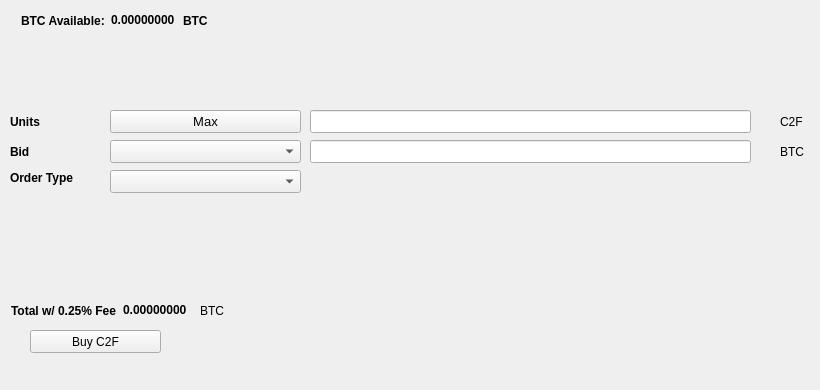
   <widget class="QWidget" name="BuyTab">
    <attribute name="title">
     <string>Buy</string>
    </attribute>
    <widget class="QPushButton" name="BuyC2F">
     <property name="geometry">
      <rect>
       <x>30</x>
       <y>330</y>
       <width>131</width>
       <height>23</height>
      </rect>
     </property>
     <property name="text">
      <string>Buy C2F</string>
     </property>
     <property name="icon">
      <iconset resource="../c2fcoin.qrc">
       <normaloff>:/icons/bitcoin</normaloff>:/icons/bitcoin</iconset>
     </property>
    </widget>
    <widget class="QLabel" name="label_3">
     <property name="geometry">
      <rect>
       <x>10</x>
       <y>110</y>
       <width>46</width>
       <height>23</height>
      </rect>
     </property>
     <property name="font">
      <font>
       <weight>75</weight>
       <bold>true</bold>
      </font>
     </property>
     <property name="text">
      <string>Units</string>
     </property>
    </widget>
    <widget class="QLineEdit" name="UnitsInput">
     <property name="geometry">
      <rect>
       <x>310</x>
       <y>110</y>
       <width>441</width>
       <height>23</height>
      </rect>
     </property>
     <property name="font">
      <font>
       <pointsize>9</pointsize>
       <weight>75</weight>
       <bold>true</bold>
      </font>
     </property>
    </widget>
    <widget class="QLineEdit" name="BuyBidPriceEdit">
     <property name="geometry">
      <rect>
       <x>310</x>
       <y>140</y>
       <width>441</width>
       <height>23</height>
      </rect>
     </property>
     <property name="font">
      <font>
       <pointsize>9</pointsize>
       <weight>75</weight>
       <bold>true</bold>
      </font>
     </property>
    </widget>
    <widget class="QLabel" name="label_4">
     <property name="geometry">
      <rect>
       <x>780</x>
       <y>110</y>
       <width>31</width>
       <height>23</height>
      </rect>
     </property>
     <property name="text">
      <string>C2F</string>
     </property>
    </widget>
    <widget class="QLabel" name="label_5">
     <property name="geometry">
      <rect>
       <x>780</x>
       <y>140</y>
       <width>31</width>
       <height>23</height>
      </rect>
     </property>
     <property name="text">
      <string>BTC</string>
     </property>
    </widget>
    <widget class="QLabel" name="label_6">
     <property name="geometry">
      <rect>
       <x>10</x>
       <y>140</y>
       <width>46</width>
       <height>23</height>
      </rect>
     </property>
     <property name="font">
      <font>
       <weight>75</weight>
       <bold>true</bold>
      </font>
     </property>
     <property name="text">
      <string>Bid</string>
     </property>
    </widget>
    <widget class="QLabel" name="label_7">
     <property name="geometry">
      <rect>
       <x>10</x>
       <y>170</y>
       <width>91</width>
       <height>16</height>
      </rect>
     </property>
     <property name="font">
      <font>
       <weight>75</weight>
       <bold>true</bold>
      </font>
     </property>
     <property name="text">
      <string>Order Type</string>
     </property>
    </widget>
    <widget class="QPushButton" name="Buy_Max_Amount">
     <property name="geometry">
      <rect>
       <x>110</x>
       <y>110</y>
       <width>191</width>
       <height>23</height>
      </rect>
     </property>
     <property name="font">
      <font>
       <pointsize>10</pointsize>
      </font>
     </property>
     <property name="text">
      <string>Max</string>
     </property>
    </widget>
    <widget class="QComboBox" name="BuyBidcomboBox">
     <property name="geometry">
      <rect>
       <x>110</x>
       <y>140</y>
       <width>191</width>
       <height>23</height>
      </rect>
     </property>
     <property name="font">
      <font>
       <pointsize>10</pointsize>
      </font>
     </property>
    </widget>
    <widget class="QComboBox" name="buyOrdertypeCombo">
     <property name="geometry">
      <rect>
       <x>110</x>
       <y>170</y>
       <width>191</width>
       <height>23</height>
      </rect>
     </property>
     <property name="font">
      <font>
       <pointsize>10</pointsize>
      </font>
     </property>
    </widget>
    <widget class="QWidget" name="layoutWidget1">
     <property name="geometry">
      <rect>
       <x>21</x>
       <y>11</y>
       <width>227</width>
       <height>19</height>
      </rect>
     </property>
     <layout class="QHBoxLayout" name="horizontalLayout_3">
      <item>
       <widget class="QLabel" name="label232">
        <property name="font">
         <font>
          <weight>75</weight>
          <bold>true</bold>
         </font>
        </property>
        <property name="text">
         <string>BTC Available:</string>
        </property>
       </widget>
      </item>
      <item>
       <widget class="QLabel" name="BtcAvailableLbl">
        <property name="palette">
         <palette>
          <active>
           <colorrole role="WindowText">
            <brush brushstyle="SolidPattern">
             <color alpha="255">
              <red>0</red>
              <green>0</green>
              <blue>0</blue>
             </color>
            </brush>
           </colorrole>
           <colorrole role="Button">
            <brush brushstyle="SolidPattern">
             <color alpha="255">
              <red>0</red>
              <green>170</green>
              <blue>0</blue>
             </color>
            </brush>
           </colorrole>
           <colorrole role="Light">
            <brush brushstyle="SolidPattern">
             <color alpha="255">
              <red>0</red>
              <green>255</green>
              <blue>0</blue>
             </color>
            </brush>
           </colorrole>
           <colorrole role="Midlight">
            <brush brushstyle="SolidPattern">
             <color alpha="255">
              <red>0</red>
              <green>212</green>
              <blue>0</blue>
             </color>
            </brush>
           </colorrole>
           <colorrole role="Dark">
            <brush brushstyle="SolidPattern">
             <color alpha="255">
              <red>0</red>
              <green>85</green>
              <blue>0</blue>
             </color>
            </brush>
           </colorrole>
           <colorrole role="Mid">
            <brush brushstyle="SolidPattern">
             <color alpha="255">
              <red>0</red>
              <green>113</green>
              <blue>0</blue>
             </color>
            </brush>
           </colorrole>
           <colorrole role="Text">
            <brush brushstyle="SolidPattern">
             <color alpha="255">
              <red>0</red>
              <green>170</green>
              <blue>0</blue>
             </color>
            </brush>
           </colorrole>
           <colorrole role="BrightText">
            <brush brushstyle="SolidPattern">
             <color alpha="255">
              <red>255</red>
              <green>255</green>
              <blue>255</blue>
             </color>
            </brush>
           </colorrole>
           <colorrole role="ButtonText">
            <brush brushstyle="SolidPattern">
             <color alpha="255">
              <red>0</red>
              <green>0</green>
              <blue>0</blue>
             </color>
            </brush>
           </colorrole>
           <colorrole role="Base">
            <brush brushstyle="SolidPattern">
             <color alpha="255">
              <red>255</red>
              <green>255</green>
              <blue>255</blue>
             </color>
            </brush>
           </colorrole>
           <colorrole role="Window">
            <brush brushstyle="SolidPattern">
             <color alpha="255">
              <red>0</red>
              <green>170</green>
              <blue>0</blue>
             </color>
            </brush>
           </colorrole>
           <colorrole role="Shadow">
            <brush brushstyle="SolidPattern">
             <color alpha="255">
              <red>0</red>
              <green>0</green>
              <blue>0</blue>
             </color>
            </brush>
           </colorrole>
           <colorrole role="AlternateBase">
            <brush brushstyle="SolidPattern">
             <color alpha="255">
              <red>127</red>
              <green>212</green>
              <blue>127</blue>
             </color>
            </brush>
           </colorrole>
           <colorrole role="ToolTipBase">
            <brush brushstyle="SolidPattern">
             <color alpha="255">
              <red>255</red>
              <green>255</green>
              <blue>220</blue>
             </color>
            </brush>
           </colorrole>
           <colorrole role="ToolTipText">
            <brush brushstyle="SolidPattern">
             <color alpha="255">
              <red>0</red>
              <green>0</green>
              <blue>0</blue>
             </color>
            </brush>
           </colorrole>
          </active>
          <inactive>
           <colorrole role="WindowText">
            <brush brushstyle="SolidPattern">
             <color alpha="255">
              <red>0</red>
              <green>0</green>
              <blue>0</blue>
             </color>
            </brush>
           </colorrole>
           <colorrole role="Button">
            <brush brushstyle="SolidPattern">
             <color alpha="255">
              <red>0</red>
              <green>170</green>
              <blue>0</blue>
             </color>
            </brush>
           </colorrole>
           <colorrole role="Light">
            <brush brushstyle="SolidPattern">
             <color alpha="255">
              <red>0</red>
              <green>255</green>
              <blue>0</blue>
             </color>
            </brush>
           </colorrole>
           <colorrole role="Midlight">
            <brush brushstyle="SolidPattern">
             <color alpha="255">
              <red>0</red>
              <green>212</green>
              <blue>0</blue>
             </color>
            </brush>
           </colorrole>
           <colorrole role="Dark">
            <brush brushstyle="SolidPattern">
             <color alpha="255">
              <red>0</red>
              <green>85</green>
              <blue>0</blue>
             </color>
            </brush>
           </colorrole>
           <colorrole role="Mid">
            <brush brushstyle="SolidPattern">
             <color alpha="255">
              <red>0</red>
              <green>113</green>
              <blue>0</blue>
             </color>
            </brush>
           </colorrole>
           <colorrole role="Text">
            <brush brushstyle="SolidPattern">
             <color alpha="255">
              <red>0</red>
              <green>170</green>
              <blue>0</blue>
             </color>
            </brush>
           </colorrole>
           <colorrole role="BrightText">
            <brush brushstyle="SolidPattern">
             <color alpha="255">
              <red>255</red>
              <green>255</green>
              <blue>255</blue>
             </color>
            </brush>
           </colorrole>
           <colorrole role="ButtonText">
            <brush brushstyle="SolidPattern">
             <color alpha="255">
              <red>0</red>
              <green>0</green>
              <blue>0</blue>
             </color>
            </brush>
           </colorrole>
           <colorrole role="Base">
            <brush brushstyle="SolidPattern">
             <color alpha="255">
              <red>255</red>
              <green>255</green>
              <blue>255</blue>
             </color>
            </brush>
           </colorrole>
           <colorrole role="Window">
            <brush brushstyle="SolidPattern">
             <color alpha="255">
              <red>0</red>
              <green>170</green>
              <blue>0</blue>
             </color>
            </brush>
           </colorrole>
           <colorrole role="Shadow">
            <brush brushstyle="SolidPattern">
             <color alpha="255">
              <red>0</red>
              <green>0</green>
              <blue>0</blue>
             </color>
            </brush>
           </colorrole>
           <colorrole role="AlternateBase">
            <brush brushstyle="SolidPattern">
             <color alpha="255">
              <red>127</red>
              <green>212</green>
              <blue>127</blue>
             </color>
            </brush>
           </colorrole>
           <colorrole role="ToolTipBase">
            <brush brushstyle="SolidPattern">
             <color alpha="255">
              <red>255</red>
              <green>255</green>
              <blue>220</blue>
             </color>
            </brush>
           </colorrole>
           <colorrole role="ToolTipText">
            <brush brushstyle="SolidPattern">
             <color alpha="255">
              <red>0</red>
              <green>0</green>
              <blue>0</blue>
             </color>
            </brush>
           </colorrole>
          </inactive>
          <disabled>
           <colorrole role="WindowText">
            <brush brushstyle="SolidPattern">
             <color alpha="255">
              <red>0</red>
              <green>85</green>
              <blue>0</blue>
             </color>
            </brush>
           </colorrole>
           <colorrole role="Button">
            <brush brushstyle="SolidPattern">
             <color alpha="255">
              <red>0</red>
              <green>170</green>
              <blue>0</blue>
             </color>
            </brush>
           </colorrole>
           <colorrole role="Light">
            <brush brushstyle="SolidPattern">
             <color alpha="255">
              <red>0</red>
              <green>255</green>
              <blue>0</blue>
             </color>
            </brush>
           </colorrole>
           <colorrole role="Midlight">
            <brush brushstyle="SolidPattern">
             <color alpha="255">
              <red>0</red>
              <green>212</green>
              <blue>0</blue>
             </color>
            </brush>
           </colorrole>
           <colorrole role="Dark">
            <brush brushstyle="SolidPattern">
             <color alpha="255">
              <red>0</red>
              <green>85</green>
              <blue>0</blue>
             </color>
            </brush>
           </colorrole>
           <colorrole role="Mid">
            <brush brushstyle="SolidPattern">
             <color alpha="255">
              <red>0</red>
              <green>113</green>
              <blue>0</blue>
             </color>
            </brush>
           </colorrole>
           <colorrole role="Text">
            <brush brushstyle="SolidPattern">
             <color alpha="255">
              <red>0</red>
              <green>85</green>
              <blue>0</blue>
             </color>
            </brush>
           </colorrole>
           <colorrole role="BrightText">
            <brush brushstyle="SolidPattern">
             <color alpha="255">
              <red>255</red>
              <green>255</green>
              <blue>255</blue>
             </color>
            </brush>
           </colorrole>
           <colorrole role="ButtonText">
            <brush brushstyle="SolidPattern">
             <color alpha="255">
              <red>0</red>
              <green>85</green>
              <blue>0</blue>
             </color>
            </brush>
           </colorrole>
           <colorrole role="Base">
            <brush brushstyle="SolidPattern">
             <color alpha="255">
              <red>0</red>
              <green>170</green>
              <blue>0</blue>
             </color>
            </brush>
           </colorrole>
           <colorrole role="Window">
            <brush brushstyle="SolidPattern">
             <color alpha="255">
              <red>0</red>
              <green>170</green>
              <blue>0</blue>
             </color>
            </brush>
           </colorrole>
           <colorrole role="Shadow">
            <brush brushstyle="SolidPattern">
             <color alpha="255">
              <red>0</red>
              <green>0</green>
              <blue>0</blue>
             </color>
            </brush>
           </colorrole>
           <colorrole role="AlternateBase">
            <brush brushstyle="SolidPattern">
             <color alpha="255">
              <red>0</red>
              <green>170</green>
              <blue>0</blue>
             </color>
            </brush>
           </colorrole>
           <colorrole role="ToolTipBase">
            <brush brushstyle="SolidPattern">
             <color alpha="255">
              <red>255</red>
              <green>255</green>
              <blue>220</blue>
             </color>
            </brush>
           </colorrole>
           <colorrole role="ToolTipText">
            <brush brushstyle="SolidPattern">
             <color alpha="255">
              <red>0</red>
              <green>0</green>
              <blue>0</blue>
             </color>
            </brush>
           </colorrole>
          </disabled>
         </palette>
        </property>
        <property name="font">
         <font>
          <weight>75</weight>
          <bold>true</bold>
         </font>
        </property>
        <property name="text">
         <string>0.00000000</string>
        </property>
        <property name="textInteractionFlags">
         <set>Qt::LinksAccessibleByMouse|Qt::TextSelectableByKeyboard|Qt::TextSelectableByMouse</set>
        </property>
       </widget>
      </item>
      <item>
       <widget class="QLabel" name="BtcAvailableLbl_2">
        <property name="font">
         <font>
          <weight>75</weight>
          <bold>true</bold>
         </font>
        </property>
        <property name="text">
         <string>BTC</string>
        </property>
       </widget>
      </item>
     </layout>
    </widget>
    <widget class="QWidget" name="layoutWidge2">
     <property name="geometry">
      <rect>
       <x>11</x>
       <y>301</y>
       <width>259</width>
       <height>19</height>
      </rect>
     </property>
     <layout class="QHBoxLayout" name="horizontalLayout_4">
      <item>
       <widget class="QLabel" name="label_9">
        <property name="font">
         <font>
          <weight>75</weight>
          <bold>true</bold>
         </font>
        </property>
        <property name="text">
         <string>Total w/ 0.25% Fee</string>
        </property>
       </widget>
      </item>
      <item>
       <widget class="QLabel" name="BuyCostLabel">
        <property name="palette">
         <palette>
          <active>
           <colorrole role="WindowText">
            <brush brushstyle="SolidPattern">
             <color alpha="255">
              <red>0</red>
              <green>0</green>
              <blue>0</blue>
             </color>
            </brush>
           </colorrole>
           <colorrole role="Button">
            <brush brushstyle="SolidPattern">
             <color alpha="255">
              <red>0</red>
              <green>170</green>
              <blue>0</blue>
             </color>
            </brush>
           </colorrole>
           <colorrole role="Light">
            <brush brushstyle="SolidPattern">
             <color alpha="255">
              <red>0</red>
              <green>255</green>
              <blue>0</blue>
             </color>
            </brush>
           </colorrole>
           <colorrole role="Midlight">
            <brush brushstyle="SolidPattern">
             <color alpha="255">
              <red>0</red>
              <green>212</green>
              <blue>0</blue>
             </color>
            </brush>
           </colorrole>
           <colorrole role="Dark">
            <brush brushstyle="SolidPattern">
             <color alpha="255">
              <red>0</red>
              <green>85</green>
              <blue>0</blue>
             </color>
            </brush>
           </colorrole>
           <colorrole role="Mid">
            <brush brushstyle="SolidPattern">
             <color alpha="255">
              <red>0</red>
              <green>113</green>
              <blue>0</blue>
             </color>
            </brush>
           </colorrole>
           <colorrole role="Text">
            <brush brushstyle="SolidPattern">
             <color alpha="255">
              <red>0</red>
              <green>170</green>
              <blue>0</blue>
             </color>
            </brush>
           </colorrole>
           <colorrole role="BrightText">
            <brush brushstyle="SolidPattern">
             <color alpha="255">
              <red>255</red>
              <green>255</green>
              <blue>255</blue>
             </color>
            </brush>
           </colorrole>
           <colorrole role="ButtonText">
            <brush brushstyle="SolidPattern">
             <color alpha="255">
              <red>0</red>
              <green>0</green>
              <blue>0</blue>
             </color>
            </brush>
           </colorrole>
           <colorrole role="Base">
            <brush brushstyle="SolidPattern">
             <color alpha="255">
              <red>255</red>
              <green>255</green>
              <blue>255</blue>
             </color>
            </brush>
           </colorrole>
           <colorrole role="Window">
            <brush brushstyle="SolidPattern">
             <color alpha="255">
              <red>0</red>
              <green>170</green>
              <blue>0</blue>
             </color>
            </brush>
           </colorrole>
           <colorrole role="Shadow">
            <brush brushstyle="SolidPattern">
             <color alpha="255">
              <red>0</red>
              <green>0</green>
              <blue>0</blue>
             </color>
            </brush>
           </colorrole>
           <colorrole role="AlternateBase">
            <brush brushstyle="SolidPattern">
             <color alpha="255">
              <red>127</red>
              <green>212</green>
              <blue>127</blue>
             </color>
            </brush>
           </colorrole>
           <colorrole role="ToolTipBase">
            <brush brushstyle="SolidPattern">
             <color alpha="255">
              <red>255</red>
              <green>255</green>
              <blue>220</blue>
             </color>
            </brush>
           </colorrole>
           <colorrole role="ToolTipText">
            <brush brushstyle="SolidPattern">
             <color alpha="255">
              <red>0</red>
              <green>0</green>
              <blue>0</blue>
             </color>
            </brush>
           </colorrole>
          </active>
          <inactive>
           <colorrole role="WindowText">
            <brush brushstyle="SolidPattern">
             <color alpha="255">
              <red>0</red>
              <green>0</green>
              <blue>0</blue>
             </color>
            </brush>
           </colorrole>
           <colorrole role="Button">
            <brush brushstyle="SolidPattern">
             <color alpha="255">
              <red>0</red>
              <green>170</green>
              <blue>0</blue>
             </color>
            </brush>
           </colorrole>
           <colorrole role="Light">
            <brush brushstyle="SolidPattern">
             <color alpha="255">
              <red>0</red>
              <green>255</green>
              <blue>0</blue>
             </color>
            </brush>
           </colorrole>
           <colorrole role="Midlight">
            <brush brushstyle="SolidPattern">
             <color alpha="255">
              <red>0</red>
              <green>212</green>
              <blue>0</blue>
             </color>
            </brush>
           </colorrole>
           <colorrole role="Dark">
            <brush brushstyle="SolidPattern">
             <color alpha="255">
              <red>0</red>
              <green>85</green>
              <blue>0</blue>
             </color>
            </brush>
           </colorrole>
           <colorrole role="Mid">
            <brush brushstyle="SolidPattern">
             <color alpha="255">
              <red>0</red>
              <green>113</green>
              <blue>0</blue>
             </color>
            </brush>
           </colorrole>
           <colorrole role="Text">
            <brush brushstyle="SolidPattern">
             <color alpha="255">
              <red>0</red>
              <green>170</green>
              <blue>0</blue>
             </color>
            </brush>
           </colorrole>
           <colorrole role="BrightText">
            <brush brushstyle="SolidPattern">
             <color alpha="255">
              <red>255</red>
              <green>255</green>
              <blue>255</blue>
             </color>
            </brush>
           </colorrole>
           <colorrole role="ButtonText">
            <brush brushstyle="SolidPattern">
             <color alpha="255">
              <red>0</red>
              <green>0</green>
              <blue>0</blue>
             </color>
            </brush>
           </colorrole>
           <colorrole role="Base">
            <brush brushstyle="SolidPattern">
             <color alpha="255">
              <red>255</red>
              <green>255</green>
              <blue>255</blue>
             </color>
            </brush>
           </colorrole>
           <colorrole role="Window">
            <brush brushstyle="SolidPattern">
             <color alpha="255">
              <red>0</red>
              <green>170</green>
              <blue>0</blue>
             </color>
            </brush>
           </colorrole>
           <colorrole role="Shadow">
            <brush brushstyle="SolidPattern">
             <color alpha="255">
              <red>0</red>
              <green>0</green>
              <blue>0</blue>
             </color>
            </brush>
           </colorrole>
           <colorrole role="AlternateBase">
            <brush brushstyle="SolidPattern">
             <color alpha="255">
              <red>127</red>
              <green>212</green>
              <blue>127</blue>
             </color>
            </brush>
           </colorrole>
           <colorrole role="ToolTipBase">
            <brush brushstyle="SolidPattern">
             <color alpha="255">
              <red>255</red>
              <green>255</green>
              <blue>220</blue>
             </color>
            </brush>
           </colorrole>
           <colorrole role="ToolTipText">
            <brush brushstyle="SolidPattern">
             <color alpha="255">
              <red>0</red>
              <green>0</green>
              <blue>0</blue>
             </color>
            </brush>
           </colorrole>
          </inactive>
          <disabled>
           <colorrole role="WindowText">
            <brush brushstyle="SolidPattern">
             <color alpha="255">
              <red>0</red>
              <green>85</green>
              <blue>0</blue>
             </color>
            </brush>
           </colorrole>
           <colorrole role="Button">
            <brush brushstyle="SolidPattern">
             <color alpha="255">
              <red>0</red>
              <green>170</green>
              <blue>0</blue>
             </color>
            </brush>
           </colorrole>
           <colorrole role="Light">
            <brush brushstyle="SolidPattern">
             <color alpha="255">
              <red>0</red>
              <green>255</green>
              <blue>0</blue>
             </color>
            </brush>
           </colorrole>
           <colorrole role="Midlight">
            <brush brushstyle="SolidPattern">
             <color alpha="255">
              <red>0</red>
              <green>212</green>
              <blue>0</blue>
             </color>
            </brush>
           </colorrole>
           <colorrole role="Dark">
            <brush brushstyle="SolidPattern">
             <color alpha="255">
              <red>0</red>
              <green>85</green>
              <blue>0</blue>
             </color>
            </brush>
           </colorrole>
           <colorrole role="Mid">
            <brush brushstyle="SolidPattern">
             <color alpha="255">
              <red>0</red>
              <green>113</green>
              <blue>0</blue>
             </color>
            </brush>
           </colorrole>
           <colorrole role="Text">
            <brush brushstyle="SolidPattern">
             <color alpha="255">
              <red>0</red>
              <green>85</green>
              <blue>0</blue>
             </color>
            </brush>
           </colorrole>
           <colorrole role="BrightText">
            <brush brushstyle="SolidPattern">
             <color alpha="255">
              <red>255</red>
              <green>255</green>
              <blue>255</blue>
             </color>
            </brush>
           </colorrole>
           <colorrole role="ButtonText">
            <brush brushstyle="SolidPattern">
             <color alpha="255">
              <red>0</red>
              <green>85</green>
              <blue>0</blue>
             </color>
            </brush>
           </colorrole>
           <colorrole role="Base">
            <brush brushstyle="SolidPattern">
             <color alpha="255">
              <red>0</red>
              <green>170</green>
              <blue>0</blue>
             </color>
            </brush>
           </colorrole>
           <colorrole role="Window">
            <brush brushstyle="SolidPattern">
             <color alpha="255">
              <red>0</red>
              <green>170</green>
              <blue>0</blue>
             </color>
            </brush>
           </colorrole>
           <colorrole role="Shadow">
            <brush brushstyle="SolidPattern">
             <color alpha="255">
              <red>0</red>
              <green>0</green>
              <blue>0</blue>
             </color>
            </brush>
           </colorrole>
           <colorrole role="AlternateBase">
            <brush brushstyle="SolidPattern">
             <color alpha="255">
              <red>0</red>
              <green>170</green>
              <blue>0</blue>
             </color>
            </brush>
           </colorrole>
           <colorrole role="ToolTipBase">
            <brush brushstyle="SolidPattern">
             <color alpha="255">
              <red>255</red>
              <green>255</green>
              <blue>220</blue>
             </color>
            </brush>
           </colorrole>
           <colorrole role="ToolTipText">
            <brush brushstyle="SolidPattern">
             <color alpha="255">
              <red>0</red>
              <green>0</green>
              <blue>0</blue>
             </color>
            </brush>
           </colorrole>
          </disabled>
         </palette>
        </property>
        <property name="font">
         <font>
          <weight>75</weight>
          <bold>true</bold>
         </font>
        </property>
        <property name="autoFillBackground">
         <bool>false</bool>
        </property>
        <property name="text">
         <string>0.00000000</string>
        </property>
        <property name="textInteractionFlags">
         <set>Qt::LinksAccessibleByMouse|Qt::TextSelectableByMouse</set>
        </property>
       </widget>
      </item>
      <item>
       <widget class="QLabel" name="label_10">
        <property name="font">
         <font>
          <weight>50</weight>
          <bold>false</bold>
         </font>
        </property>
        <property name="text">
         <string>BTC</string>
        </property>
       </widget>
      </item>
     </layout>
    </widget>
    <widget class="QLabel" name="label_24">
     <property name="geometry">
      <rect>
       <x>460</x>
       <y>300</y>
       <width>281</width>
       <height>81</height>
      </rect>
     </property>
     <property name="text">
      <string/>
     </property>
     <property name="pixmap">
      <pixmap>:/images/bittrex</pixmap>
     </property>
    </widget>
   </widget>
